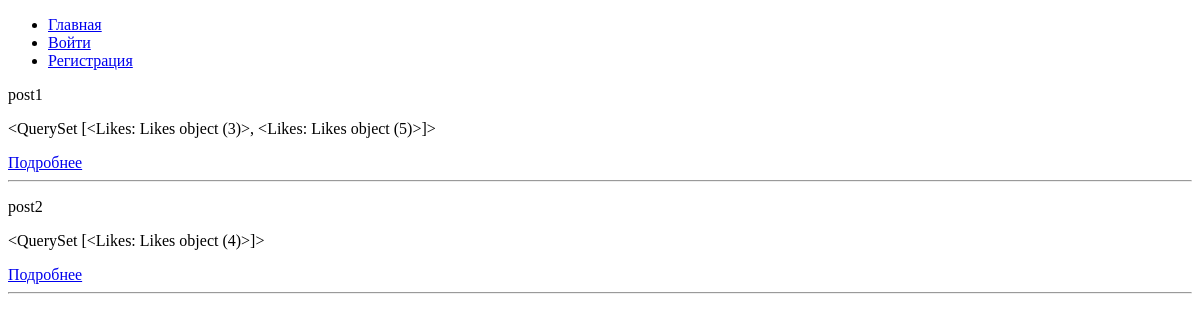
/, run on an earlier commit of the app's database.
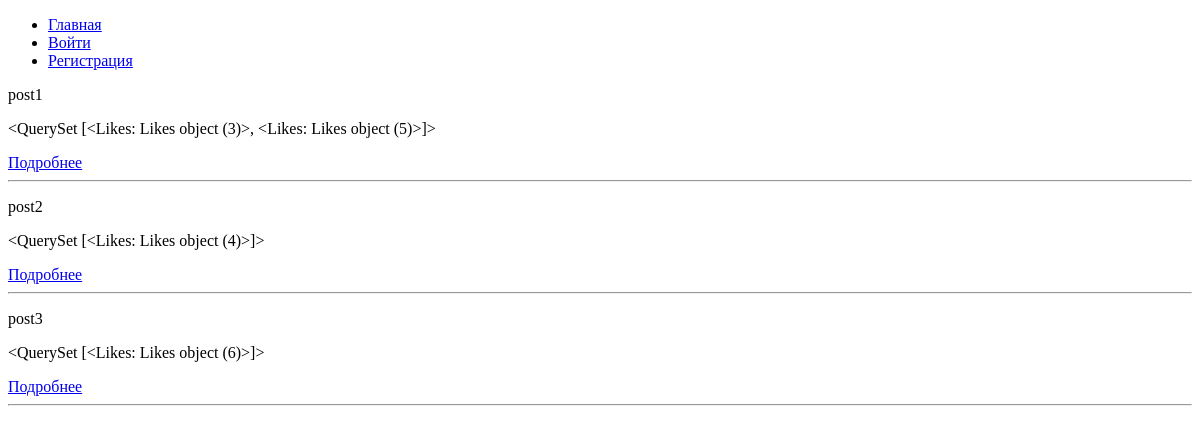
And on a later commit of the database.
### mainapp/models.py (models this page shows, shortened)
class Post(models.Model):
    name = models.CharField(verbose_name='Название', max_length=256)
    text = models.TextField(verbose_name='Текст')
    img = models.ImageField(verbose_name='Картинка', upload_to="post_img", blank=True)
    time = models.TimeField(verbose_name='Время добавления/обновления', auto_now=True, auto_now_add=False)
    user = models.ForeignKey(get_user_model(), on_delete=models.CASCADE, verbose_name='Пользователь')
    is_active = models.BooleanField(verbose_name='Активный', default=True)

class Likes(models.Model):
    user = models.ForeignKey(get_user_model(), on_delete=models.CASCADE, verbose_name='Пользователь')
    post = models.ForeignKey(Post, on_delete=models.CASCADE, verbose_name='Пост')
    class Meta:
        unique_together = ("user", "post")

### mainapp/views.py (the view)
# urls.py: path("", views.PostList.as_view(), name="post_list"),
class PostList(ListView):
    model = Post
    def get_queryset(self):
        return self.model.objects.filter(is_active=True)

### mainapp/templates/mainapp/post_list.html
{% extends "mainapp/root.html"%}
{% block content %}
    {% include "mainapp/includes/inc__menu.html" %}
    {% for post in object_list %}
        <p>{{ post.name }}</p>
        <p>{{ post.likes_set.all }}</p>
        <a href="{% url 'mainapp:post' pk=post.pk %}">Подробнее</a>
        <hr>
    {% endfor %}
{% endblock %}

What changed in the data, as far as the page shows it:
added Post: name "post3", likes_set.all "<QuerySet [<Likes: Likes object (6)>]>"
